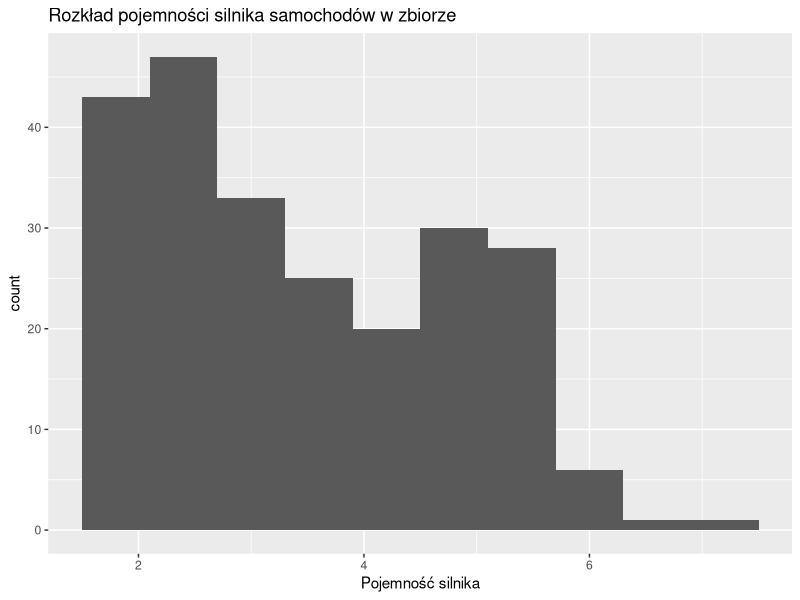

Here is the R script that generated this plot:
## ---- chunk 1
library(tidyverse)
ggplot(data = mpg) +
  geom_histogram (mapping = aes(displ), bins = 10) +
  labs(title = "Rozkład pojemności silnika samochodów w zbiorze", x = "Pojemność silnika") 
## ---- chunk 2
cos <- c(10)
nic <- c(8)
mean(cos, nic)
